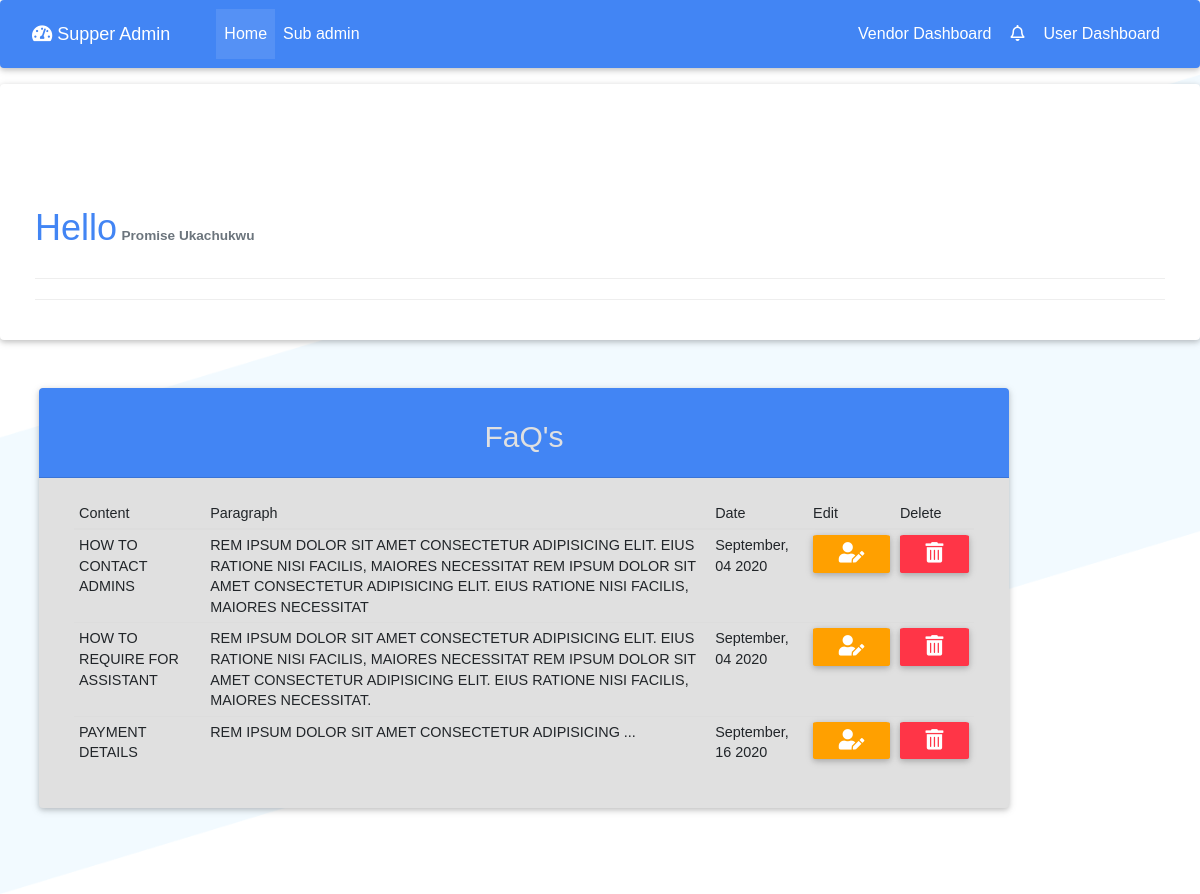
Page /admin/inc/viewfaq.php?source=view_faq (signed in) on the committed database.
### tables this page shows
CREATE TABLE `faq` (
  `faq_id` int(11) NOT NULL,
  `faq_content` varchar(250) NOT NULL,
  `faq_text` varchar(500) NOT NULL,
  `date` text NOT NULL
);

### admin/inc/viewfaq.php (the view, shortened to what this page needs)
<?php include "admin_header.php" ?>
<main>
<nav class="navbar fixed-top navbar-expand-md navbar-dark bg-primary mb-3">
                    <div class="flex-row d-flex">
                        <a class="navbar-brand" href="../dashboard.php" title="Admin"> <i class="fa fa-tachometer-alt"></i> Supper Admin</a>
                    </div>
                    <div class="navbar-collapse collapse" id="collapsingNavbar">
                        <ul class="navbar-nav">
                            <li class="nav-item active">
                                <a class="nav-link" href="../../index.php">Home <span class="sr-only">Home</span></a>
                            </li>
                            <li class="nav-item">
                                <a class="nav-link" href="../subdashboard.php">Sub admin</a>
                            </li>
                        </ul>
                        <ul class="navbar-nav ml-auto float-sm-right">
                        <li class="nav-item">
                                <a class="nav-link" href="../../vendor/index.php">Vendor Dashboard</a>
                            </li>
                            <li class="nav-item">
                                <a class="nav-link" href="#myAlert" data-toggle="collapse"><i class="far fa-bell fa-1x"></i></a>
                            </li>
                            <li class="nav-item">
                                <a class="nav-link" href="../../user/index.php">User Dashboard</a>
                            </li>
                        </ul>
                    </div>
                </nav>
    <div class="row">
    <div class="container-fluid">
        <div class="col-l2-lg">
            <div class="card">
            <div class="card-body">
            <div class="col main pt-5 mt-3">
            <h1 class="display-4 d-none d-sm-block">
                            <h1 class="text-primary d-inline-block">Hello</h1>
                            <small class="text-muted font-weight-bold text-capitalize"> <?php echo $_SESSION['fname']. " ". $_SESSION['lname'] ?></small>
                                </h1>
                            <hr>
                            <hr>
                        </div>
                        </div>
                    </div>
                </div>
                <div class="col-lg-10 mx-4">
                    <div class="card bg-light my-5">
                <div class="card-header text-center text-light bg-primary">
                <h2 class="card-title">FaQ's</h2>
                </div>
                    <div class="card-body">
                    <div class="col-lg-12 text-light">
                    <table class="table table-condensed table-responsive-lg table-hover">
                    <thead>
                    <th>Content</th>
                    <th>Paragraph</th>
                    <th>Date</th>
                    <th>Edit </th>
                    <th>Delete </th>
                    </thead>
                    <tbody>
                    <?php
                      if(isset($_GET['page'])){
                          $page = $_GET['page'];
                      }else{
                          $page = 1;
                      }
                      $num_per_page = 3;
                      $start_from = ($page -1) * 3;
                $query = "SELECT * FROM faq LIMIT $start_from, $num_per_page ";
                $faq_result = mysqli_query($conn, $query);
                while($row = mysqli_fetch_assoc($faq_result)){
                    $faq_id = $row['faq_id'];
                    $str_upper1 = strtoupper($faq_content = $row['faq_content']);
                    $str_upper2 = strtoupper( $faq_text = $row['faq_text']);
                    $date = $row['date'];
                echo '<tr>';
                echo '<td>'.$str_upper1.'</td>';
                echo '<td>'.$str_upper2.'</td>';
                echo '<td>'.$date.'</td>';
                echo  "<td><a  class='btn btn-amber btn-sm edit' style='border-radius: 5%;' href='viewfaq_update.php?edit={$faq_id}'> <i class='fas fa-user-edit fa-2x'></i></a></td>";
                echo  "<td><a  class='btn btn-danger btn-sm delete' style='border-radius: 5%;' href='viewfaq.php?delete={$faq_id}'> <i class='fa fa-trash-alt fa-2x'></i></a></td>";
                echo '</tr>';
                }
                ?>
                    </tbody>
                    </table>
                    </div>
                    </div>
                </div>
                </div>
                   <div class="col-lg-12">
                   <div class="container">
           <nav aria-label="...">
   </nav>
                   </div>
                   </div>
            </div>
            </div>
</main>
<?php include "admin_footer.php" ?>

### admin/inc/css/nomalise.css (style rules this page uses)
body, html { height:100%; }
.card { overflow:hidden; }

### admin/inc/css/sample.css (style rules this page uses)
:root { --ck-sample-base-spacing: 2em; --ck-sample-color-white: #fff; --ck-sample-color-green: #279863; }
body, html { padding: 0; margin: 0; font-family: sans-serif, Arial, Verdana, "Trebuchet MS", "Apple Color Emoji", "Segoe UI Emoji", "Segoe UI Symbol"; font-size: 16px; line-height: 22px; }
body { height: 100%; color: #2D3A4A; background-image: url(../img/bg.png); background-repeat: no-repeat; background-position: 50% 100%; background-size: 100% auto; }
body * { box-sizing: border-box; }
a { color: #38A5EE; }

### rows in the picture
faq: faq_content "HOW TO CONTACT ADMINS", faq_text "REM IPSUM DOLOR SIT AMET CONSECTETUR ADIPISICING ELIT. EIUS RATIONE NISI FACILIS, MAIORES NECESSITAT REM IPSUM DOLOR SIT AMET CONSECTETUR ADIPISICING ELIT. EIUS RATIONE NISI FACILIS, MAIORES NECESSITAT", date "September, 04 2020"
faq: faq_content "HOW TO REQUIRE FOR ASSISTANT", faq_text "REM IPSUM DOLOR SIT AMET CONSECTETUR ADIPISICING ELIT. EIUS RATIONE NISI FACILIS, MAIORES NECESSITAT REM IPSUM DOLOR SIT AMET CONSECTETUR ADIPISICING ELIT. EIUS RATIONE NISI FACILIS, MAIORES NECESSITAT.", date "September, 04 2020"
faq: faq_content "PAYMENT DETAILS", faq_text "REM IPSUM DOLOR SIT AMET CONSECTETUR ADIPISICING ...", date "September, 16 2020"

### other values in the picture
$_SESSION['fname'] "Promise"
$_SESSION['lname'] "Ukachukwu"
